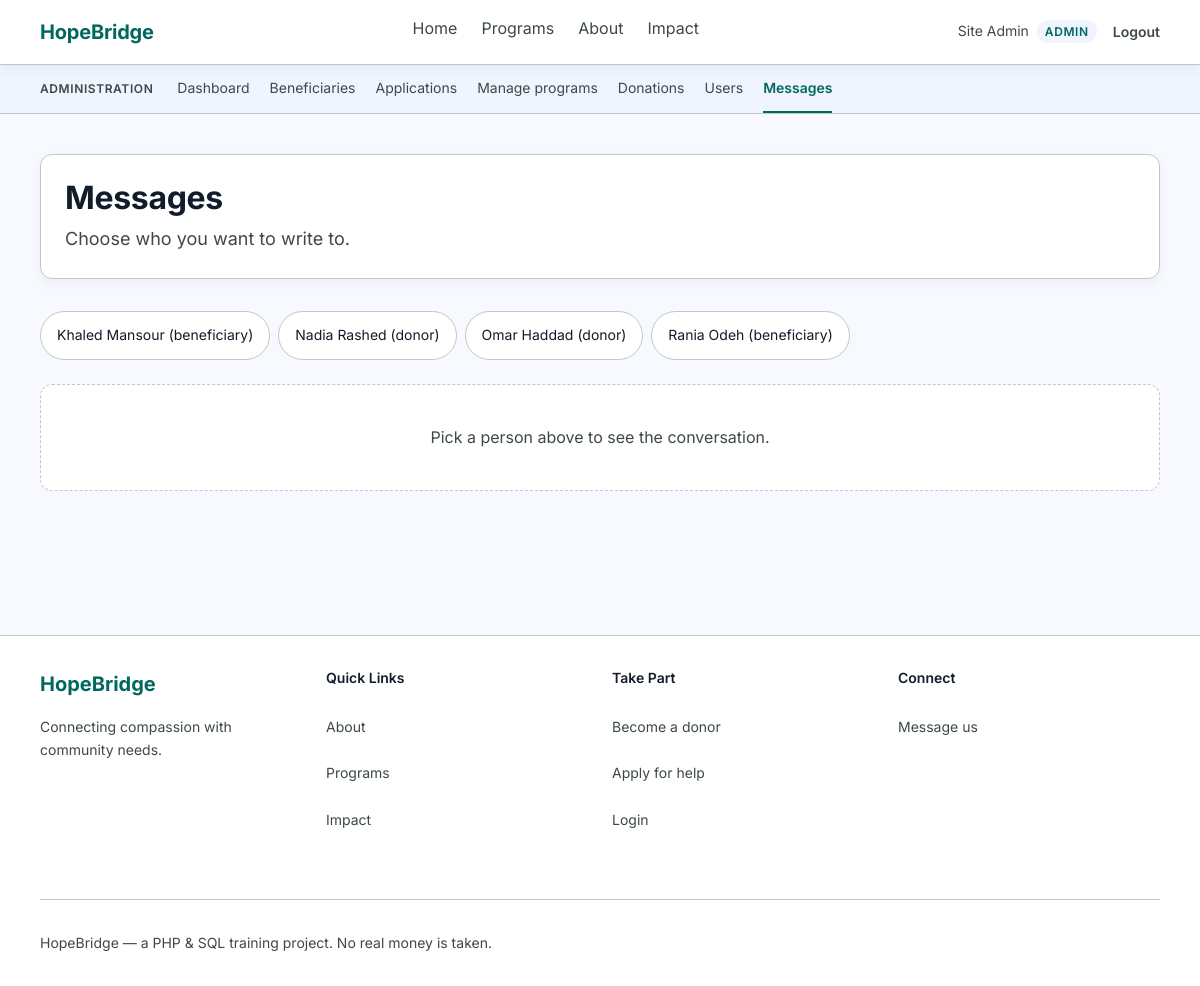
Screenshot of /messages.php (signed in) with the database file from the repository.
### tables this page shows
CREATE TABLE users (
    id INT AUTO_INCREMENT PRIMARY KEY,
    name VARCHAR(100) NOT NULL,
    email VARCHAR(150) NOT NULL UNIQUE,
    password VARCHAR(255),                           
    role VARCHAR(20) NOT NULL,                       
    provider VARCHAR(20) NOT NULL DEFAULT 'local',   
    created_at DATETIME DEFAULT CURRENT_TIMESTAMP
);

### messages.php (the view, shortened to what this page needs)
<?php
require 'config.php';
if ($_SESSION['role'] === 'admin') {
    $other_id = $_GET['with'] ?? 0;
} else {
    $admin = $pdo->query("SELECT id FROM users WHERE role = 'admin' ORDER BY id LIMIT 1")->fetch();
    $other_id = $admin ? $admin['id'] : 0;
}
$other = null;
$people = [];
if ($_SESSION['role'] === 'admin') {
    $people = $pdo->query("SELECT id, name, role FROM users WHERE role != 'admin' ORDER BY name")->fetchAll();
}
include 'header.php';
?>
<div class="page-head">
    <div>
        <h1>Messages</h1>
        <?php if ($_SESSION['role'] === 'admin') { ?>
            <p class="subtitle">Choose who you want to write to.</p>
        <?php } ?>
    </div>
</div>
<?php if ($_SESSION['role'] === 'admin') { ?>
    <?php if (count($people) === 0) { ?>
        <p class="empty">Nobody else has registered yet.</p>
    <?php } else { ?>
        <div class="choices people">
            <?php foreach ($people as $person) { ?>
                <a href="messages.php?with=<?php echo $person['id']; ?>"
                   class="<?php echo $person['id'] == $other_id ? 'on' : ''; ?>">
                    <?php echo htmlspecialchars($person['name']); ?> (<?php echo $person['role']; ?>)
                </a>
            <?php } ?>
        </div>
    <?php } ?>
<?php } ?>
<?php if (!$other) { ?>
    <p class="empty">Pick a person above to see the conversation.</p>
<?php } ?>
<?php include 'footer.php'; ?>

### style.css (style rules this page uses)
:root { --primary: #00685f; --primary-strong: #008378; --accent: #b05e3d; --accent-strong: #924628; --secondary: #0058be; --bg: #f8f9ff; --card: #ffffff; --tint: #eff4ff; --ink: #121c2a; --muted: #3d4947; --line: #bcc9c6; --error: #ba1a1a; --error-bg: #ffdad6; --error-ink: #93000a; --ok-bg: #d7f2ec; --warn-bg: #ffdbce; --warn-ink: #773215; --r-sm: 4px; --r: 8px; --r-md: 12px; --r-full: 999px; --lift-1: 0 4px 12px rgba(0, 0, 0, 0.05); --lift-2: 0 8px 24px rgba(0, 0, 0, 0.10); --ease: cubic-bezier(0.2, 0, 0, 1); --dur-1: 120ms; --dur-2: 220ms; }
* { box-sizing: border-box; }
* { -webkit-tap-highlight-color: rgba(0, 104, 95, 0.10); }
body { margin: 0; background: var(--bg); color: var(--ink); font-family: Inter, system-ui, -apple-system, "Segoe UI", Helvetica, Arial, sans-serif; font-size: 16px; line-height: 1.6; -webkit-font-smoothing: antialiased; }
a { color: var(--primary); transition: color var(--dur-1) var(--ease); }
h1 { font-size: 32px; font-weight: 700; line-height: 1.2; letter-spacing: -0.01em; margin: 0 0 8px; }
.subtitle { margin: 0; color: var(--muted); font-size: 18px; }
.page-head { display: flex; flex-wrap: wrap; align-items: center; justify-content: space-between; gap: 24px; background: var(--card); border: 1px solid var(--line); border-radius: var(--r-md); box-shadow: var(--lift-1); padding: 24px; margin-bottom: 32px; }
.choices { display: flex; flex-wrap: wrap; gap: 8px; margin-top: 8px; }
.choices a { padding: 12px 16px; border: 1px solid var(--line); border-radius: var(--r-full); text-decoration: none; font-size: 14px; color: var(--ink); background: var(--card); transition: border-color var(--dur-1) var(--ease), color var(--dur-1) var(--ease), background-color var(--dur-1) var(--ease); }
.empty { padding: 40px; text-align: center; color: var(--muted); background: var(--card); border: 1px dashed var(--line); border-radius: var(--r-md); }
.choices.people { margin-bottom: 24px; }
.page-head, .hero .words > div, .impact-bar .inner, .grid > * { animation: rise 320ms var(--ease) both; animation-delay: 60ms; }
.page-head, .hero .words > div { animation-delay: 0ms; }

### rows the page displays
users: name "Khaled Mansour", role "beneficiary"
users: name "Nadia Rashed", role "donor"
users: name "Omar Haddad", role "donor"
users: name "Rania Odeh", role "beneficiary"

### other values shown
$label "Home"
$label "Programs"
$label "About"
$label "Impact"
$_SESSION['name'] "Site Admin"
$_SESSION['role'] "ADMIN"
$section "ADMINISTRATION"
$label "Dashboard"
$label "Beneficiaries"
$label "Applications"
$label "Manage programs"
$label "Donations"
$label "Users"
$label "Messages"
